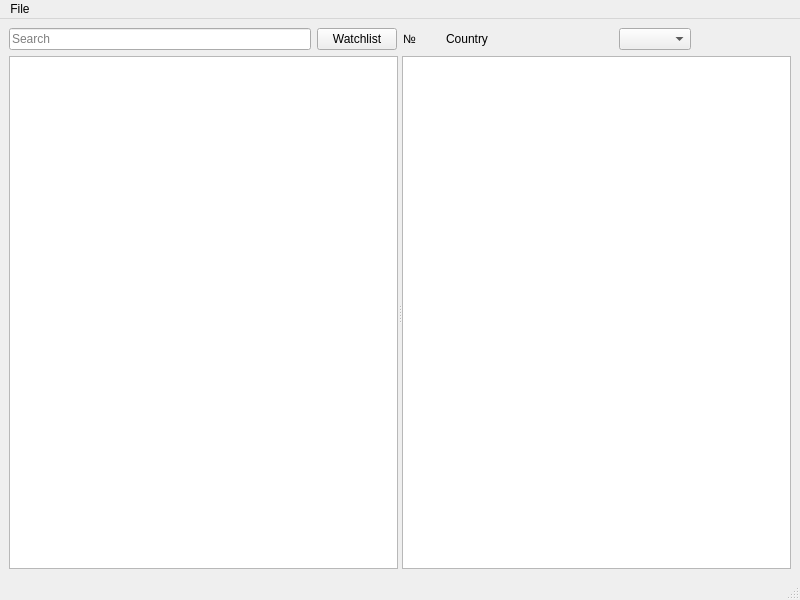
<?xml version="1.0" encoding="UTF-8"?>
<ui version="4.0">
 <class>MainWindow</class>
 <widget class="QMainWindow" name="MainWindow">
  <property name="geometry">
   <rect>
    <x>0</x>
    <y>0</y>
    <width>800</width>
    <height>600</height>
   </rect>
  </property>
  <property name="windowTitle">
   <string>MainWindow</string>
  </property>
  <widget class="QWidget" name="centralwidget">
   <layout class="QGridLayout" name="gridLayout">
    <item row="0" column="0">
     <layout class="QHBoxLayout" name="horizontalLayout_4">
      <item>
       <layout class="QHBoxLayout" name="horizontalLayout">
        <item>
         <layout class="QHBoxLayout" name="horizontalLayout_3"/>
        </item>
        <item>
         <widget class="QLineEdit" name="lineEdit">
          <property name="placeholderText">
           <string>Search</string>
          </property>
         </widget>
        </item>
        <item>
         <widget class="QPushButton" name="pushButton">
          <property name="text">
           <string>Watchlist</string>
          </property>
         </widget>
        </item>
       </layout>
      </item>
      <item>
       <layout class="QHBoxLayout" name="horizontalLayout_2">
        <property name="spacing">
         <number>30</number>
        </property>
        <item>
         <widget class="QLabel" name="label_2">
          <property name="text">
           <string>№</string>
          </property>
         </widget>
        </item>
        <item>
         <widget class="QLabel" name="label">
          <property name="text">
           <string>Country</string>
          </property>
         </widget>
        </item>
        <item>
         <spacer name="horizontalSpacer_2">
          <property name="orientation">
           <enum>Qt::Horizontal</enum>
          </property>
          <property name="sizeHint" stdset="0">
           <size>
            <width>40</width>
            <height>20</height>
           </size>
          </property>
         </spacer>
        </item>
        <item>
         <widget class="QComboBox" name="comboBox"/>
        </item>
        <item>
         <spacer name="horizontalSpacer_3">
          <property name="orientation">
           <enum>Qt::Horizontal</enum>
          </property>
          <property name="sizeHint" stdset="0">
           <size>
            <width>40</width>
            <height>20</height>
           </size>
          </property>
         </spacer>
        </item>
       </layout>
      </item>
     </layout>
    </item>
    <item row="1" column="0">
     <widget class="QSplitter" name="splitter">
      <property name="orientation">
       <enum>Qt::Horizontal</enum>
      </property>
      <widget class="QTableView" name="tableView"/>
      <widget class="QTableView" name="tableView_2"/>
     </widget>
    </item>
   </layout>
  </widget>
  <widget class="QMenuBar" name="menubar">
   <property name="geometry">
    <rect>
     <x>0</x>
     <y>0</y>
     <width>800</width>
     <height>21</height>
    </rect>
   </property>
   <widget class="QMenu" name="menuFile">
    <property name="title">
     <string>File</string>
    </property>
    <addaction name="actionOpen_File"/>
    <addaction name="actionSave_File"/>
    <addaction name="actionSave_File_As"/>
    <addaction name="actionView_all_data"/>
    <addaction name="actionAdd_country"/>
    <addaction name="actionAbout"/>
   </widget>
   <addaction name="menuFile"/>
  </widget>
  <widget class="QStatusBar" name="statusbar"/>
  <action name="actionOpen_File">
   <property name="text">
    <string>Open File</string>
   </property>
  </action>
  <action name="actionSave_File">
   <property name="text">
    <string>Save File</string>
   </property>
  </action>
  <action name="actionSave_File_As">
   <property name="text">
    <string>Save File As ...</string>
   </property>
  </action>
  <action name="actionView_all_data">
   <property name="text">
    <string>View all data</string>
   </property>
  </action>
  <action name="actionAdd_country">
   <property name="text">
    <string>Add country</string>
   </property>
  </action>
  <action name="actionAbout">
   <property name="text">
    <string>About</string>
   </property>
  </action>
 </widget>
 <resources/>
 <connections/>
</ui>
